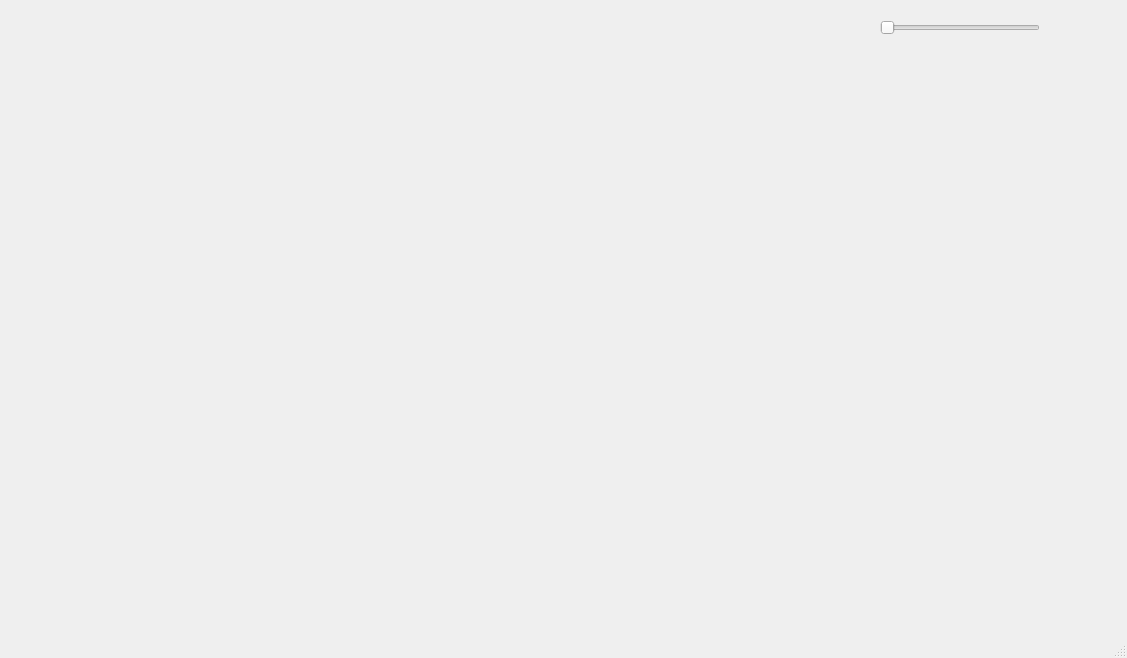
<?xml version="1.0" encoding="UTF-8"?>
<ui version="4.0">
 <class>MainWindow</class>
 <widget class="QMainWindow" name="MainWindow">
  <property name="geometry">
   <rect>
    <x>0</x>
    <y>0</y>
    <width>1127</width>
    <height>658</height>
   </rect>
  </property>
  <property name="windowTitle">
   <string>MainWindow</string>
  </property>
  <widget class="QWidget" name="centralwidget">
   <widget class="Ekran" name="ekran" native="true">
    <property name="geometry">
     <rect>
      <x>9</x>
      <y>9</y>
      <width>851</width>
      <height>601</height>
     </rect>
    </property>
   </widget>
   <widget class="QSlider" name="slajder">
    <property name="geometry">
     <rect>
      <x>880</x>
      <y>20</y>
      <width>160</width>
      <height>16</height>
     </rect>
    </property>
    <property name="minimum">
     <number>3</number>
    </property>
    <property name="maximum">
     <number>100</number>
    </property>
    <property name="orientation">
     <enum>Qt::Horizontal</enum>
    </property>
   </widget>
  </widget>
  <widget class="QMenuBar" name="menubar">
   <property name="geometry">
    <rect>
     <x>0</x>
     <y>0</y>
     <width>1127</width>
     <height>21</height>
    </rect>
   </property>
  </widget>
  <widget class="QStatusBar" name="statusbar"/>
 </widget>
 <customwidgets>
  <customwidget>
   <class>Ekran</class>
   <extends>QWidget</extends>
   <header>ekran.h</header>
   <container>1</container>
  </customwidget>
 </customwidgets>
 <resources/>
 <connections/>
</ui>
